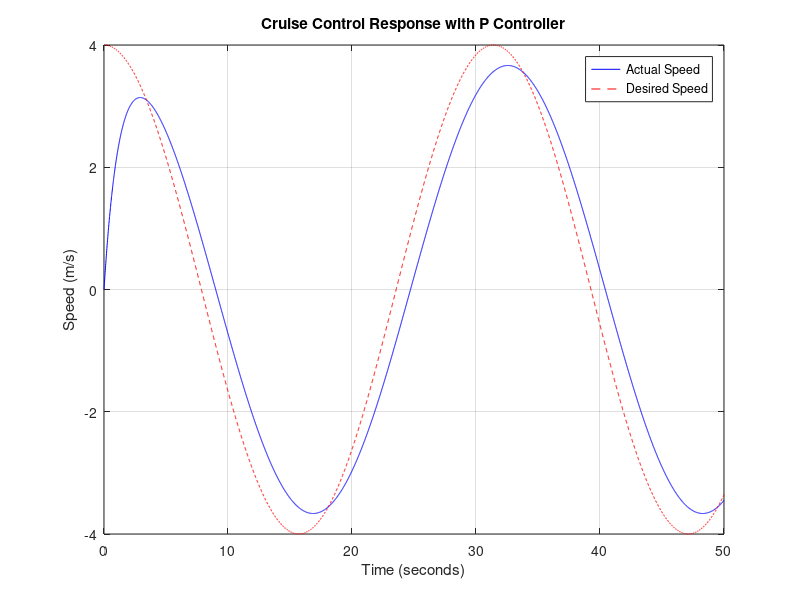
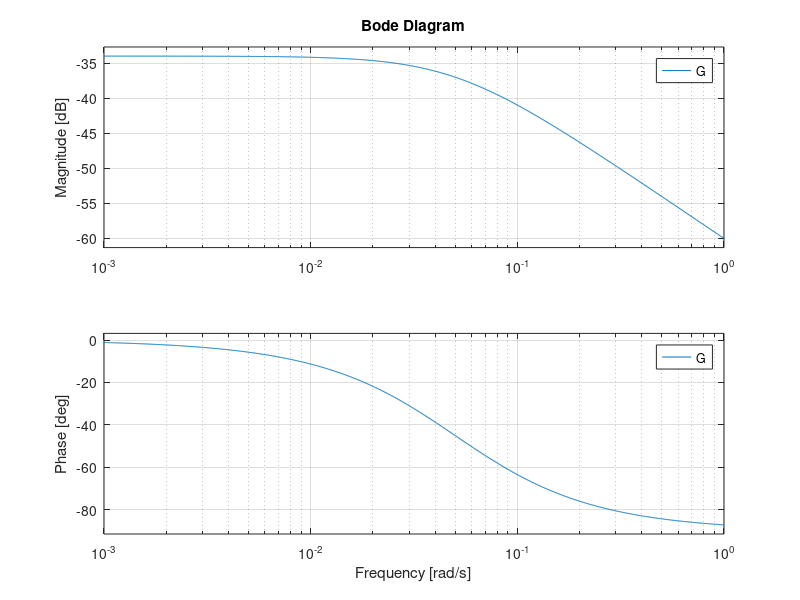

MATLAB code for these plots, in order:
% Define the parameters
m = 1000;  % mass of the car in kg
b = 50;    % damping coefficient

% Define the transfer function for the car's dynamics
s = tf('s');
G = 1/(m*s + b);

% Define the desired speed as a function of time
t = 0:0.01:50; % time vector from 0 to 50 seconds with a step of 0.01s
v_desired = 4*cos(0.2*t); % desired velocity

% Since this is a P controller, we need to choose a gain Kp
% The gain Kp needs to be chosen to achieve the settling time criteria
% This typically requires trial and error or analytical methods, but let's assume Kp for now
Kp = 800; % This is an initial guess and would need to be tuned

% Create a P controller
P = Kp;

% The closed-loop transfer function with the P controller
T_cl = feedback(P*G, 1);

% Simulate the response of the closed-loop system to the desired speed
% Assuming the initial condition is 0, we use lsim to simulate the response
[v_actual, t_out] = lsim(T_cl, v_desired, t);

% Plot the actual vs desired speed
figure;
plot(t_out, v_actual, 'b-', t, v_desired, 'r--');
xlabel('Time (seconds)');
ylabel('Speed (m/s)');
title('Cruise Control Response with P Controller');
legend('Actual Speed', 'Desired Speed');
grid on;
% Bode plot of the open-loop system
figure;
bode(G);
grid on;
